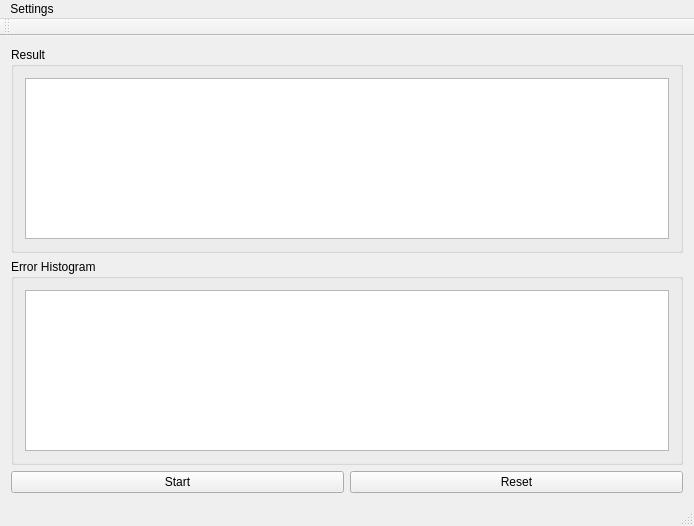
<?xml version="1.0" encoding="UTF-8"?>
<ui version="4.0">
 <class>MainWindow</class>
 <widget class="QMainWindow" name="MainWindow">
  <property name="geometry">
   <rect>
    <x>0</x>
    <y>0</y>
    <width>694</width>
    <height>526</height>
   </rect>
  </property>
  <property name="windowTitle">
   <string>MainWindow</string>
  </property>
  <widget class="QWidget" name="centralWidget">
   <layout class="QGridLayout" name="gridLayout">
    <item row="2" column="0">
     <layout class="QHBoxLayout" name="horizontalLayout">
      <item>
       <widget class="QPushButton" name="pushButton_start">
        <property name="text">
         <string>Start</string>
        </property>
        <property name="checkable">
         <bool>true</bool>
        </property>
       </widget>
      </item>
      <item>
       <widget class="QPushButton" name="pushButton_reset">
        <property name="text">
         <string>Reset</string>
        </property>
       </widget>
      </item>
     </layout>
    </item>
    <item row="1" column="0">
     <widget class="QGroupBox" name="groupBox_2">
      <property name="title">
       <string>Error Histogram</string>
      </property>
      <layout class="QVBoxLayout" name="verticalLayout_3">
       <item>
        <widget class="QChartView" name="chartView_error"/>
       </item>
      </layout>
     </widget>
    </item>
    <item row="0" column="0">
     <widget class="QGroupBox" name="groupBox">
      <property name="title">
       <string>Result</string>
      </property>
      <layout class="QVBoxLayout" name="verticalLayout">
       <item>
        <widget class="QChartView" name="chartView_result"/>
       </item>
      </layout>
     </widget>
    </item>
   </layout>
  </widget>
  <widget class="QMenuBar" name="menuBar">
   <property name="geometry">
    <rect>
     <x>0</x>
     <y>0</y>
     <width>694</width>
     <height>18</height>
    </rect>
   </property>
   <widget class="QMenu" name="menuSettings">
    <property name="title">
     <string>Settings</string>
    </property>
    <addaction name="actionNetwork_Settings"/>
    <addaction name="separator"/>
    <addaction name="actionXOR"/>
    <addaction name="actionSinus"/>
   </widget>
   <addaction name="menuSettings"/>
  </widget>
  <widget class="QToolBar" name="mainToolBar">
   <attribute name="toolBarArea">
    <enum>TopToolBarArea</enum>
   </attribute>
   <attribute name="toolBarBreak">
    <bool>false</bool>
   </attribute>
  </widget>
  <widget class="QStatusBar" name="statusBar"/>
  <action name="actionNetwork_Settings">
   <property name="text">
    <string>Network Settings</string>
   </property>
  </action>
  <action name="actionXOR">
   <property name="checkable">
    <bool>true</bool>
   </property>
   <property name="checked">
    <bool>true</bool>
   </property>
   <property name="text">
    <string>XOR</string>
   </property>
  </action>
  <action name="actionSinus">
   <property name="checkable">
    <bool>true</bool>
   </property>
   <property name="text">
    <string>Sinus</string>
   </property>
  </action>
 </widget>
 <layoutdefault spacing="6" margin="11"/>
 <customwidgets>
  <customwidget>
   <class>QChartView</class>
   <extends>QGraphicsView</extends>
   <header>QtCharts</header>
  </customwidget>
 </customwidgets>
 <resources/>
 <connections/>
</ui>
